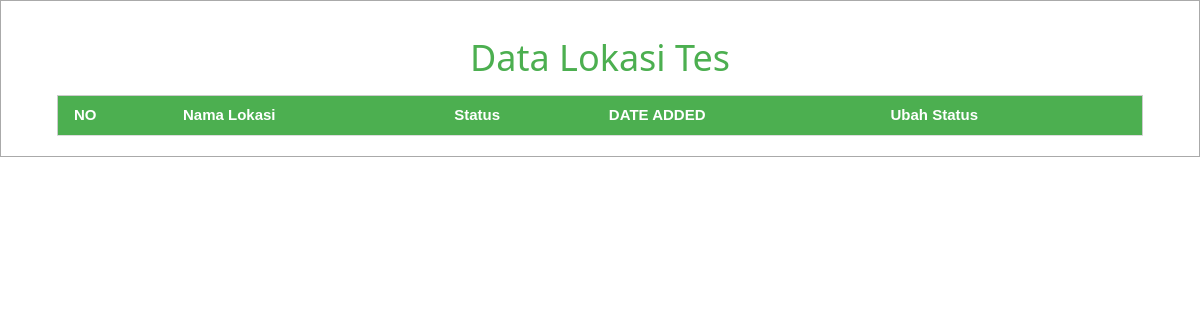
Page /index.php/lokasi on the earlier database version.
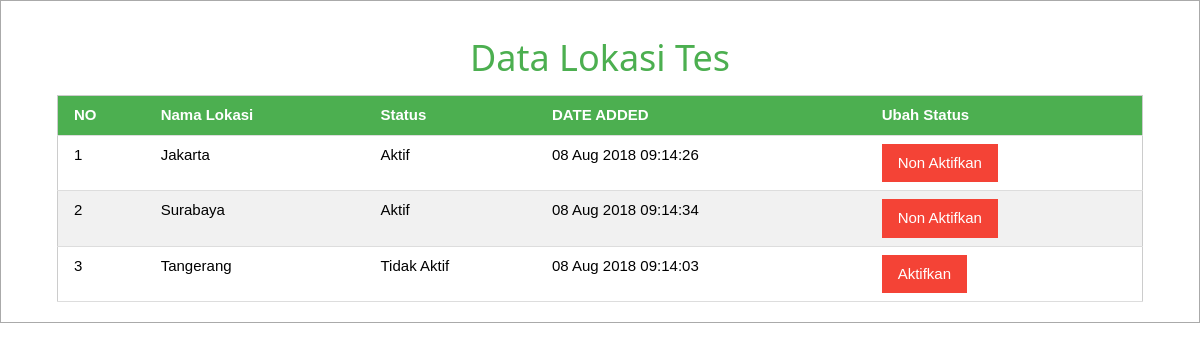
Same page on the later database version.
### tables this page shows
CREATE TABLE `lokasi_tes` (
  `ID` int(11) NOT NULL,
  `NAMA_LOKASI` text NOT NULL,
  `STATUS_LOKASI` varchar(1) NOT NULL DEFAULT '1',
  `CREATE_DATE` datetime NOT NULL DEFAULT CURRENT_TIMESTAMP
);

### application/controllers/Lokasi.php (called while the page is built, shortened)
<?php
class Lokasi extends CI_Controller {
	private $data;
	public function __construct(){
		$this->load->library('session');
		$this->load->helper('url');
		$this->load->database();
		$this->load->model('lokasi_model');
	}
	public function index(){
		$this->data['result'] = $this->lokasi_model->get_lokasi();
		$this->load->view('section_header');
		$this->load->view('lokasi_view', $this->data);
		$this->load->view('section_footer');
	}
}

### index.php (called while the page is built, shortened)
<?php
require_once BASEPATH.'core/CodeIgniter.php';

### application/models/Lokasi_model.php (called while the page is built, shortened)
<?php
class Lokasi_model extends CI_Model {
	private $_table1 = "LOKASI_TES";
	public function get_lokasi($filters=null){
		$sql = "SELECT * FROM " . $this->_table1;
		$sql .= " WHERE 1=1";
		$sql .= " ORDER BY NAMA_LOKASI ASC";
		$query = $this->db->query($sql);
		$result = $query->result();
		return $result;
	}
}

### application/views/lokasi_view.php (the view)
<div class="w3-container">
<h1 class="w3-center w3-text-green">Data Lokasi Tes</h1>
<table class="w3-table w3-bordered w3-striped w3-border test">
<tbody>
<tr class="w3-green">
  <th>NO</th>
  <th>Nama Lokasi</th>
  <th>Status</th>
  <th>DATE ADDED</th>
  <th>Ubah Status</th>
</tr>
</tbody><tbody>
<?php $i = 1; foreach ($result as $item):?>
<tr>
  <td><?php echo $i++;?></td>
  <td><?php echo $item->NAMA_LOKASI;?></td>
  <td>
  <?php
	if( $item->STATUS_LOKASI == '1'){
		echo 'Aktif';
	}else{
		echo 'Tidak Aktif';
	}
  ?>
  </td>
  <td><?php $time = strtotime($item->CREATE_DATE);
		echo date('d M Y H:i:s',$time); ?></td>
  <td>
  <?php
	if( $item->STATUS_LOKASI == '1'){
		echo '<a class="w3-button w3-red" href="'.base_url().'/lokasi/update_status/'.$item->ID.'">Non Aktifkan</a>';
	}else{
		echo '<a class="w3-button w3-red" href="'.base_url().'/lokasi/update_status/'.$item->ID.'">Aktifkan</a>';
	}
  ?>
  </td>
<?php endforeach;?>
</tr>
</tbody>
</table>
</div>

### application/views/section_header.php (shortened to what this page needs)
<!DOCTYPE html>
<html lang="en">
<head>
	<link rel="stylesheet" type="text/css" href="<?php echo base_url(); ?>assets/css/w3.css">
	<link rel="stylesheet" href="https://cdnjs.cloudflare.com/ajax/libs/font-awesome/4.7.0/css/font-awesome.min.css">
	<link rel="stylesheet" type="text/css" href="<?php echo base_url(); ?>assets/css/style.css">
</head>
<body>
<div id="wrapper">
	<div id="container">

### application/views/section_footer.php
	</div>
</div>
</body>
</html>

### assets/css/w3.css (style rules this page uses)
*,*:before,*:after { box-sizing:inherit }
html { -ms-text-size-adjust:100%;-webkit-text-size-adjust:100% }
body { margin:0 }
a { background-color:transparent;-webkit-text-decoration-skip:objects }
html,body { font-family:Verdana,sans-serif;font-size:15px;line-height:1.5 }
html { overflow-x:hidden }
h1 { font-size:36px }
h1,h2,h3,h4,h5,h6 { font-family:"Segoe UI",Arial,sans-serif;font-weight:400;margin:10px 0 }
a { color:inherit }
.w3-table,.w3-table-all { border-collapse:collapse;border-spacing:0;width:100%;display:table }
.w3-bordered tr,.w3-table-all tr { border-bottom:1px solid #ddd }
.w3-striped tbody tr:nth-child(even) { background-color:#f1f1f1 }
.w3-table td,.w3-table th,.w3-table-all td,.w3-table-all th { padding:8px 8px;display:table-cell;text-align:left;vertical-align:top }
.w3-table th:first-child,.w3-table td:first-child,.w3-table-all th:first-child,.w3-table-all td:first-child { padding-left:16px }
.w3-btn,.w3-button { border:none;display:inline-block;padding:8px 16px;vertical-align:middle;overflow:hidden;text-decoration:none;color:inherit;background-color:inherit;text-align:center;cursor:pointer;white-space:nowrap }
.w3-btn,.w3-button { -webkit-touch-callout:none;-webkit-user-select:none;-khtml-user-select:none;-moz-user-select:none;-ms-user-select:none;user-select:none }
.w3-container:after,.w3-container:before,.w3-panel:after,.w3-panel:before,.w3-row:after,.w3-row:before,.w3-row-padding:after,.w3-row-padding:before, .w3-cell-row:before,.w3-cell-row:after,.w3-clear:after,.w3-clear:before,.w3-bar:before,.w3-bar:after { content:"";display:table;clear:both }
.w3-container,.w3-panel { padding:0.01em 16px }
.w3-center { text-align:center!important }
.w3-border { border:1px solid #ccc!important }
.w3-green,.w3-hover-green:hover { color:#fff!important;background-color:#4CAF50!important }
.w3-red,.w3-hover-red:hover { color:#fff!important;background-color:#f44336!important }
.w3-text-green,.w3-hover-text-green:hover { color:#4CAF50!important }

### assets/css/style.css (style rules this page uses)
#container { width: 1200px; border:solid 1px #aaaaaa; margin: 0px auto; padding: 20px 40px; }

Differences in the rows shown:
added lokasi_tes: NAMA_LOKASI "Jakarta", STATUS_LOKASI "Aktif", CREATE_DATE "08 Aug 2018 09:14:26"
added lokasi_tes: NAMA_LOKASI "Surabaya", STATUS_LOKASI "Aktif", CREATE_DATE "08 Aug 2018 09:14:34"
added lokasi_tes: NAMA_LOKASI "Tangerang", STATUS_LOKASI "Tidak Aktif", CREATE_DATE "08 Aug 2018 09:14:03"
